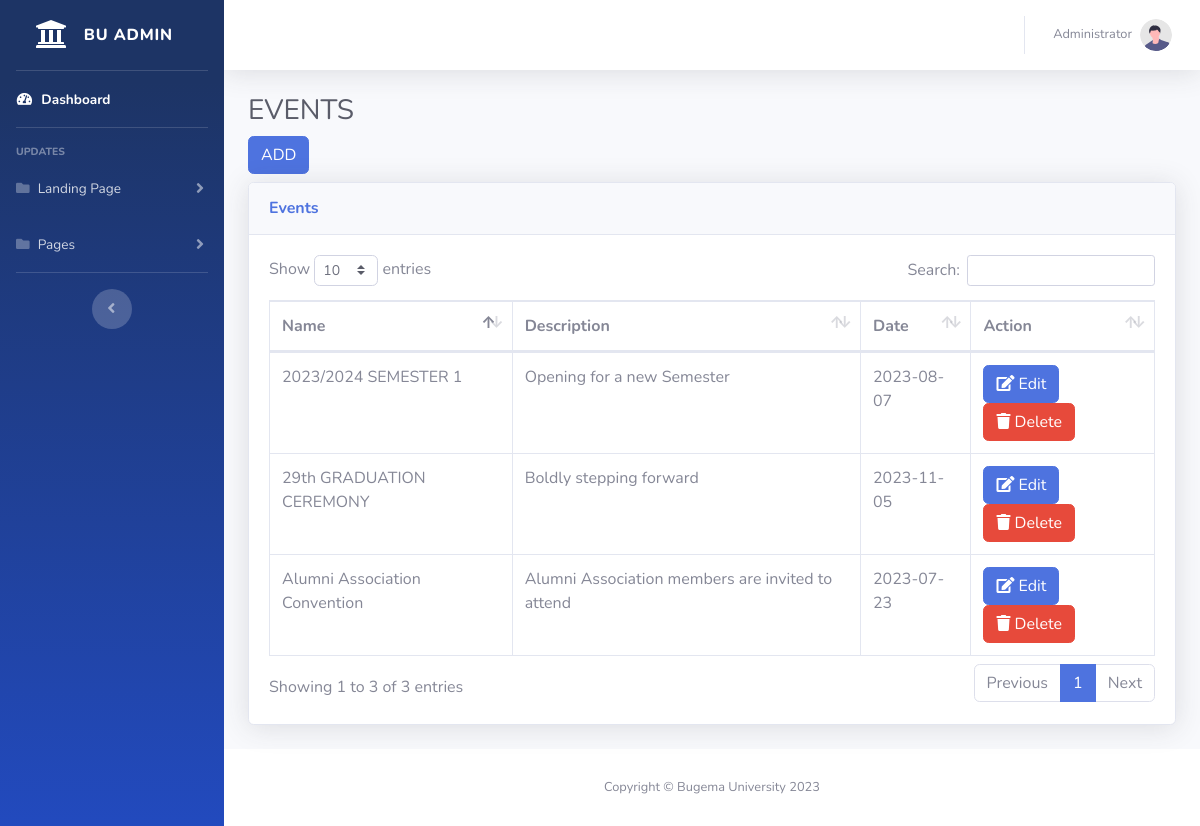
The page /webmaster/event.php (signed in) on the database its author committed.
### tables this page shows
CREATE TABLE `event` (
  `id` int(11) NOT NULL,
  `name` varchar(250) NOT NULL,
  `description` longtext NOT NULL,
  `date` varchar(250) NOT NULL
);

### webmaster/event.php (the view, shortened to what this page needs)
<?php
    require_once 'header.php';
    require_once 'sidebar.php';
?>
<div class="container-fluid">
<h1 class="h3 mb-2 text-gray-800">EVENTS</h1>
<button type="button" class="btn btn-primary" data-toggle="modal" data-target="#exampleModalCenter">
    ADD
</button>
<div class="card shadow mb-4 mt-2">
    <div class="card-header py-3">
        <h6 class="m-0 font-weight-bold text-primary">Events</h6>
    </div>
    <div class="card-body">
    <div class="table-responsive">
    <table class="table table-bordered" id="dataTable" width="100%" cellspacing="0">
        <thead>
            <tr>
                <th>Name</th>
                <th>Description</th>
                <th>Date</th>
                <th>Action</th>
            </tr>
        </thead>
        <tbody>
            <?php
            require_once 'includes/config.php';
            $sql = "SELECT * FROM event";
            $result = $conn->query($sql);
            if ($result->num_rows > 0) {
                while ($row = $result->fetch_assoc()) {
                    echo "<tr>";
                    echo "<td>" . $row["name"] . "</td>";
                    echo "<td>" . $row["description"] . "</td>";
                    echo "<td>" . $row["date"] . "</td>";
                    echo "<td>";
                    echo "<a href='includes/update_events.php?id=" . $row["id"] . "'> <button class='btn btn-primary'><i class='fa fa-edit'></i> Edit</button></a>";
                    echo "<a href='includes/del_event.php?id=" . $row["id"] . "' onclick='return confirm(\"Are you sure you want to delete?\");'> <button class='btn btn-danger'><i class='fa fa-trash'></i> Delete</button></a>";
                    echo "</td>";
                    echo "</tr>";
                }
            } else {
                echo "<tr><td colspan='4'>No records found</td></tr>";
            }
            ?>
        </tbody>
    </table>
</div>
    </div>
</div>
</div>
<?php
    require_once 'footer.php';
?>

### rows shown on the page
event: name "2023/2024 SEMESTER 1", description "Opening for a new Semester", date "2023-08-07"
event: name "29th GRADUATION CEREMONY", description "Boldly stepping forward", date "2023-11-05"
event: name "Alumni Association Convention", description "Alumni Association members are invited to attend", date "2023-07-23"
